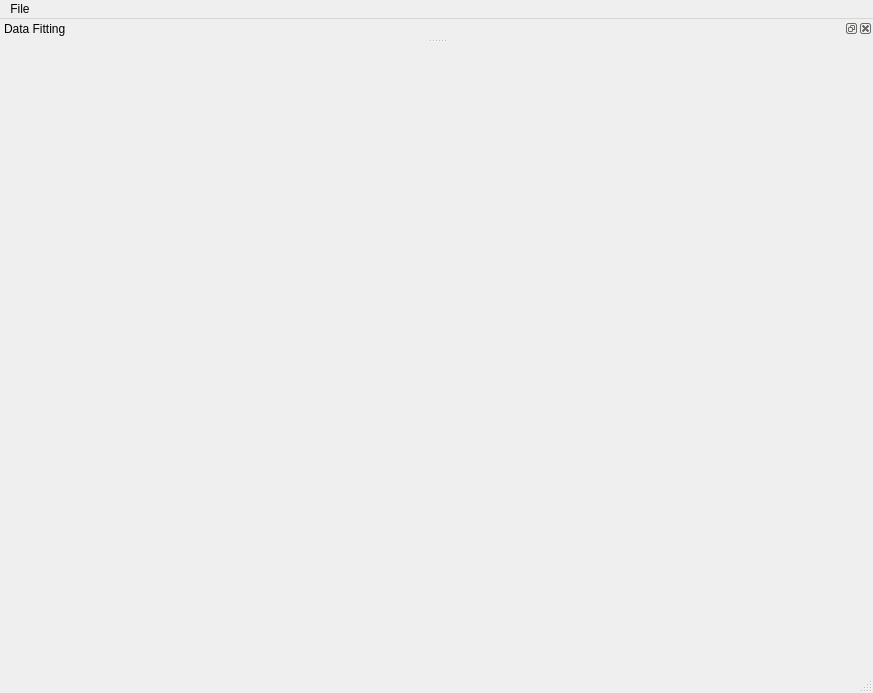
<?xml version="1.0" encoding="UTF-8"?>
<ui version="4.0">
 <class>MainWindow</class>
 <widget class="QMainWindow" name="MainWindow">
  <property name="geometry">
   <rect>
    <x>0</x>
    <y>0</y>
    <width>873</width>
    <height>693</height>
   </rect>
  </property>
  <property name="windowTitle">
   <string>MainWindow</string>
  </property>
  <widget class="QWidget" name="centralwidget">
   <layout class="QVBoxLayout" name="verticalLayout">
    <item>
     <layout class="QVBoxLayout" name="plot_layout">
      <item>
       <widget class="PlotWidget" name="data_plot" native="true"/>
      </item>
     </layout>
    </item>
   </layout>
  </widget>
  <widget class="QMenuBar" name="menubar">
   <property name="geometry">
    <rect>
     <x>0</x>
     <y>0</y>
     <width>873</width>
     <height>21</height>
    </rect>
   </property>
   <widget class="QMenu" name="menuFile">
    <property name="title">
     <string>File</string>
    </property>
    <addaction name="actionLoad"/>
    <addaction name="actionSave"/>
    <addaction name="actionSave_as"/>
    <addaction name="actionExport"/>
    <addaction name="actionQuit"/>
   </widget>
   <addaction name="menuFile"/>
  </widget>
  <widget class="QStatusBar" name="statusbar"/>
  <widget class="QDockWidget" name="dockWidget">
   <property name="windowTitle">
    <string>Data Fitting</string>
   </property>
   <attribute name="dockWidgetArea">
    <number>4</number>
   </attribute>
   <widget class="QWidget" name="dockWidgetContents">
    <widget class="QWidget" name="verticalLayoutWidget_2">
     <property name="geometry">
      <rect>
       <x>590</x>
       <y>30</y>
       <width>241</width>
       <height>121</height>
      </rect>
     </property>
     <layout class="QVBoxLayout" name="verticalLayout_2">
      <item>
       <layout class="QHBoxLayout" name="horizontalLayout_2">
        <item>
         <widget class="QPushButton" name="save_button">
          <property name="text">
           <string>PushButton</string>
          </property>
         </widget>
        </item>
        <item>
         <widget class="QPushButton" name="delete_button">
          <property name="text">
           <string>PushButton</string>
          </property>
         </widget>
        </item>
       </layout>
      </item>
      <item>
       <layout class="QHBoxLayout" name="horizontalLayout">
        <item>
         <widget class="QPushButton" name="load_button">
          <property name="text">
           <string>PushButton</string>
          </property>
         </widget>
        </item>
        <item>
         <widget class="QPushButton" name="previous_button">
          <property name="text">
           <string>PushButton</string>
          </property>
         </widget>
        </item>
        <item>
         <widget class="QPushButton" name="next_button">
          <property name="text">
           <string>PushButton</string>
          </property>
         </widget>
        </item>
       </layout>
      </item>
     </layout>
    </widget>
    <widget class="QWidget" name="horizontalLayoutWidget_3">
     <property name="geometry">
      <rect>
       <x>50</x>
       <y>10</y>
       <width>521</width>
       <height>141</height>
      </rect>
     </property>
     <layout class="QHBoxLayout" name="horizontalLayout_3">
      <item>
       <widget class="QLabel" name="label">
        <property name="text">
         <string>Model</string>
        </property>
       </widget>
      </item>
      <item>
       <widget class="QComboBox" name="comboBox">
        <item>
         <property name="text">
          <string>Lorentzian</string>
         </property>
        </item>
        <item>
         <property name="text">
          <string>Double Lorentzian</string>
         </property>
        </item>
       </widget>
      </item>
      <item>
       <widget class="QPushButton" name="pushButton">
        <property name="text">
         <string>Reload</string>
        </property>
       </widget>
      </item>
     </layout>
    </widget>
   </widget>
  </widget>
  <action name="actionLoad">
   <property name="text">
    <string>Load</string>
   </property>
  </action>
  <action name="actionSave">
   <property name="text">
    <string>Save</string>
   </property>
  </action>
  <action name="actionSave_as">
   <property name="text">
    <string>Save as</string>
   </property>
  </action>
  <action name="actionExport">
   <property name="text">
    <string>Export</string>
   </property>
  </action>
  <action name="actionQuit">
   <property name="text">
    <string>Quit</string>
   </property>
  </action>
 </widget>
 <customwidgets>
  <customwidget>
   <class>PlotWidget</class>
   <extends>QWidget</extends>
   <header>pyqtgraph</header>
   <container>1</container>
  </customwidget>
 </customwidgets>
 <resources/>
 <connections/>
</ui>
